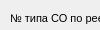
      <widget class="QWidget" name="page_2">
       <property name="geometry">
        <rect>
         <x>0</x>
         <y>0</y>
         <width>100</width>
         <height>30</height>
        </rect>
       </property>
       <attribute name="label">
        <string>Стандартные образцы, применяемые при поверке</string>
       </attribute>
       <widget class="QLabel" name="label_30">
        <property name="geometry">
         <rect>
          <x>10</x>
          <y>10</y>
          <width>141</width>
          <height>16</height>
         </rect>
        </property>
        <property name="font">
         <font>
          <family>MS Shell Dlg 2</family>
          <pointsize>8</pointsize>
          <weight>50</weight>
          <bold>false</bold>
         </font>
        </property>
        <property name="text">
         <string>№ типа СО по реестру</string>
        </property>
       </widget>
       <widget class="QLabel" name="label_33">
        <property name="geometry">
         <rect>
          <x>10</x>
          <y>70</y>
          <width>141</width>
          <height>16</height>
         </rect>
        </property>
        <property name="font">
         <font>
          <family>MS Shell Dlg 2</family>
          <pointsize>8</pointsize>
          <weight>50</weight>
          <bold>false</bold>
         </font>
        </property>
        <property name="text">
         <string>Год выпуска</string>
        </property>
       </widget>
       <widget class="QLabel" name="label_34">
        <property name="geometry">
         <rect>
          <x>10</x>
          <y>130</y>
          <width>141</width>
          <height>16</height>
         </rect>
        </property>
        <property name="font">
         <font>
          <family>MS Shell Dlg 2</family>
          <pointsize>8</pointsize>
          <weight>50</weight>
          <bold>false</bold>
         </font>
        </property>
        <property name="text">
         <string>Заводской №/№ партии</string>
        </property>
       </widget>
       <widget class="QSpinBox" name="spinBox_4">
        <property name="geometry">
         <rect>
          <x>10</x>
          <y>90</y>
          <width>191</width>
          <height>31</height>
         </rect>
        </property>
        <property name="font">
         <font>
          <family>Calibri</family>
          <pointsize>12</pointsize>
          <weight>50</weight>
          <bold>false</bold>
         </font>
        </property>
        <property name="cursor">
         <cursorShape>ArrowCursor</cursorShape>
        </property>
        <property name="focusPolicy">
         <enum>Qt::ClickFocus</enum>
        </property>
        <property name="whatsThis">
         <string/>
        </property>
        <property name="accessibleName">
         <string/>
        </property>
        <property name="alignment">
         <set>Qt::AlignCenter</set>
        </property>
        <property name="specialValueText">
         <string>2020</string>
        </property>
        <property name="minimum">
         <number>1917</number>
        </property>
        <property name="maximum">
         <number>2060</number>
        </property>
        <property name="value">
         <number>1917</number>
        </property>
       </widget>
       <widget class="QLineEdit" name="lineEdit_14">
        <property name="geometry">
         <rect>
          <x>10</x>
          <y>30</y>
          <width>661</width>
          <height>31</height>
         </rect>
        </property>
        <property name="font">
         <font>
          <family>Calibri</family>
          <pointsize>12</pointsize>
          <weight>50</weight>
          <bold>false</bold>
         </font>
        </property>
        <property name="focusPolicy">
         <enum>Qt::ClickFocus</enum>
        </property>
        <property name="clearButtonEnabled">
         <bool>true</bool>
        </property>
       </widget>
       <widget class="QLineEdit" name="lineEdit_15">
        <property name="geometry">
         <rect>
          <x>10</x>
          <y>150</y>
          <width>191</width>
          <height>31</height>
         </rect>
        </property>
        <property name="font">
         <font>
          <family>Calibri</family>
          <pointsize>12</pointsize>
          <weight>50</weight>
          <bold>false</bold>
         </font>
        </property>
        <property name="focusPolicy">
         <enum>Qt::ClickFocus</enum>
        </property>
        <property name="clearButtonEnabled">
         <bool>true</bool>
        </property>
       </widget>
      </widget>
